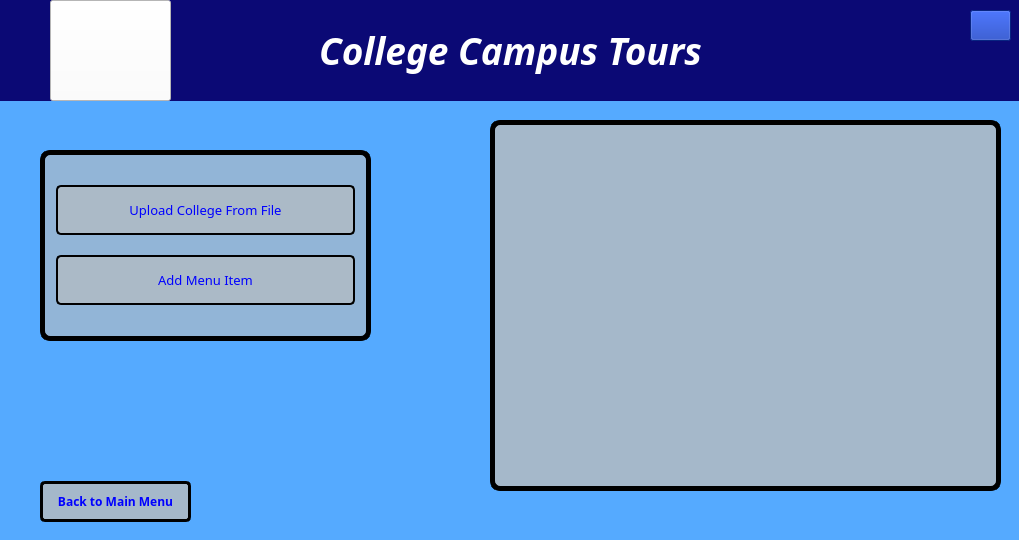
<?xml version="1.0" encoding="UTF-8"?>
<ui version="4.0">
 <class>MainWindow</class>
 <widget class="QMainWindow" name="MainWindow">
  <property name="enabled">
   <bool>true</bool>
  </property>
  <property name="geometry">
   <rect>
    <x>0</x>
    <y>0</y>
    <width>1019</width>
    <height>540</height>
   </rect>
  </property>
  <property name="windowTitle">
   <string>Saddleback College Tour</string>
  </property>
  <property name="windowOpacity">
   <double>1.000000000000000</double>
  </property>
  <property name="styleSheet">
   <string notr="true"/>
  </property>
  <widget class="QWidget" name="centralWidget">
   <property name="styleSheet">
    <string notr="true">background-color: rgb(255, 255, 255);</string>
   </property>
   <widget class="QStackedWidget" name="stackedWidget">
    <property name="geometry">
     <rect>
      <x>0</x>
      <y>0</y>
      <width>1201</width>
      <height>541</height>
     </rect>
    </property>
    <property name="palette">
     <palette>
      <active>
       <colorrole role="Button">
        <brush brushstyle="SolidPattern">
         <color alpha="255">
          <red>85</red>
          <green>170</green>
          <blue>255</blue>
         </color>
        </brush>
       </colorrole>
       <colorrole role="Base">
        <brush brushstyle="SolidPattern">
         <color alpha="255">
          <red>85</red>
          <green>170</green>
          <blue>255</blue>
         </color>
        </brush>
       </colorrole>
       <colorrole role="Window">
        <brush brushstyle="SolidPattern">
         <color alpha="255">
          <red>85</red>
          <green>170</green>
          <blue>255</blue>
         </color>
        </brush>
       </colorrole>
      </active>
      <inactive>
       <colorrole role="Button">
        <brush brushstyle="SolidPattern">
         <color alpha="255">
          <red>85</red>
          <green>170</green>
          <blue>255</blue>
         </color>
        </brush>
       </colorrole>
       <colorrole role="Base">
        <brush brushstyle="SolidPattern">
         <color alpha="255">
          <red>85</red>
          <green>170</green>
          <blue>255</blue>
         </color>
        </brush>
       </colorrole>
       <colorrole role="Window">
        <brush brushstyle="SolidPattern">
         <color alpha="255">
          <red>85</red>
          <green>170</green>
          <blue>255</blue>
         </color>
        </brush>
       </colorrole>
      </inactive>
      <disabled>
       <colorrole role="Button">
        <brush brushstyle="SolidPattern">
         <color alpha="255">
          <red>85</red>
          <green>170</green>
          <blue>255</blue>
         </color>
        </brush>
       </colorrole>
       <colorrole role="Base">
        <brush brushstyle="SolidPattern">
         <color alpha="255">
          <red>85</red>
          <green>170</green>
          <blue>255</blue>
         </color>
        </brush>
       </colorrole>
       <colorrole role="Window">
        <brush brushstyle="SolidPattern">
         <color alpha="255">
          <red>85</red>
          <green>170</green>
          <blue>255</blue>
         </color>
        </brush>
       </colorrole>
      </disabled>
     </palette>
    </property>
    <property name="styleSheet">
     <string notr="true">background: rgb(85, 170, 255)</string>
    </property>
    <property name="currentIndex">
     <number>3</number>
    </property>
    <widget class="QWidget" name="splashPage">
     <property name="minimumSize">
      <size>
       <width>0</width>
       <height>1</height>
      </size>
     </property>
     <widget class="QLabel" name="label_mainImage">
      <property name="geometry">
       <rect>
        <x>0</x>
        <y>100</y>
        <width>1021</width>
        <height>441</height>
       </rect>
      </property>
      <property name="cursor">
       <cursorShape>ArrowCursor</cursorShape>
      </property>
      <property name="frameShape">
       <enum>QFrame::StyledPanel</enum>
      </property>
      <property name="frameShadow">
       <enum>QFrame::Sunken</enum>
      </property>
      <property name="text">
       <string/>
      </property>
      <property name="pixmap">
       <pixmap resource="style.qrc">:/qss_icons/rc/Images/uclatest2.jpg</pixmap>
      </property>
     </widget>
     <widget class="QPushButton" name="adminLoginButton_2">
      <property name="enabled">
       <bool>true</bool>
      </property>
      <property name="geometry">
       <rect>
        <x>310</x>
        <y>310</y>
        <width>201</width>
        <height>51</height>
       </rect>
      </property>
      <property name="minimumSize">
       <size>
        <width>131</width>
        <height>32</height>
       </size>
      </property>
      <property name="palette">
       <palette>
        <active>
         <colorrole role="WindowText">
          <brush brushstyle="SolidPattern">
           <color alpha="255">
            <red>255</red>
            <green>255</green>
            <blue>255</blue>
           </color>
          </brush>
         </colorrole>
         <colorrole role="Button">
          <brush brushstyle="SolidPattern">
           <color alpha="255">
            <red>122</red>
            <green>122</green>
            <blue>122</blue>
           </color>
          </brush>
         </colorrole>
         <colorrole role="Text">
          <brush brushstyle="SolidPattern">
           <color alpha="255">
            <red>255</red>
            <green>255</green>
            <blue>255</blue>
           </color>
          </brush>
         </colorrole>
         <colorrole role="ButtonText">
          <brush brushstyle="SolidPattern">
           <color alpha="255">
            <red>255</red>
            <green>255</green>
            <blue>255</blue>
           </color>
          </brush>
         </colorrole>
         <colorrole role="Base">
          <brush brushstyle="SolidPattern">
           <color alpha="255">
            <red>122</red>
            <green>122</green>
            <blue>122</blue>
           </color>
          </brush>
         </colorrole>
         <colorrole role="Window">
          <brush brushstyle="SolidPattern">
           <color alpha="255">
            <red>122</red>
            <green>122</green>
            <blue>122</blue>
           </color>
          </brush>
         </colorrole>
        </active>
        <inactive>
         <colorrole role="WindowText">
          <brush brushstyle="SolidPattern">
           <color alpha="255">
            <red>255</red>
            <green>255</green>
            <blue>255</blue>
           </color>
          </brush>
         </colorrole>
         <colorrole role="Button">
          <brush brushstyle="SolidPattern">
           <color alpha="255">
            <red>122</red>
            <green>122</green>
            <blue>122</blue>
           </color>
          </brush>
         </colorrole>
         <colorrole role="Text">
          <brush brushstyle="SolidPattern">
           <color alpha="255">
            <red>255</red>
            <green>255</green>
            <blue>255</blue>
           </color>
          </brush>
         </colorrole>
         <colorrole role="ButtonText">
          <brush brushstyle="SolidPattern">
           <color alpha="255">
            <red>255</red>
            <green>255</green>
            <blue>255</blue>
           </color>
          </brush>
         </colorrole>
         <colorrole role="Base">
          <brush brushstyle="SolidPattern">
           <color alpha="255">
            <red>122</red>
            <green>122</green>
            <blue>122</blue>
           </color>
          </brush>
         </colorrole>
         <colorrole role="Window">
          <brush brushstyle="SolidPattern">
           <color alpha="255">
            <red>122</red>
            <green>122</green>
            <blue>122</blue>
           </color>
          </brush>
         </colorrole>
        </inactive>
        <disabled>
         <colorrole role="WindowText">
          <brush brushstyle="SolidPattern">
           <color alpha="255">
            <red>255</red>
            <green>255</green>
            <blue>255</blue>
           </color>
          </brush>
         </colorrole>
         <colorrole role="Button">
          <brush brushstyle="SolidPattern">
           <color alpha="255">
            <red>122</red>
            <green>122</green>
            <blue>122</blue>
           </color>
          </brush>
         </colorrole>
         <colorrole role="Text">
          <brush brushstyle="SolidPattern">
           <color alpha="255">
            <red>255</red>
            <green>255</green>
            <blue>255</blue>
           </color>
          </brush>
         </colorrole>
         <colorrole role="ButtonText">
          <brush brushstyle="SolidPattern">
           <color alpha="255">
            <red>255</red>
            <green>255</green>
            <blue>255</blue>
           </color>
          </brush>
         </colorrole>
         <colorrole role="Base">
          <brush brushstyle="SolidPattern">
           <color alpha="255">
            <red>122</red>
            <green>122</green>
            <blue>122</blue>
           </color>
          </brush>
         </colorrole>
         <colorrole role="Window">
          <brush brushstyle="SolidPattern">
           <color alpha="255">
            <red>122</red>
            <green>122</green>
            <blue>122</blue>
           </color>
          </brush>
         </colorrole>
        </disabled>
       </palette>
      </property>
      <property name="font">
       <font>
        <family>Harmonia Sans Pro, Lucia Bright,sans-serif</family>
        <pointsize>-1</pointsize>
       </font>
      </property>
      <property name="styleSheet">
       <string notr="true">font-family:'Harmonia Sans Pro, Lucia Bright,sans-serif';
font-size: 20px;
background-color:rgba(122,122,122,255);
color:white;
border-radius:10px;</string>
      </property>
      <property name="text">
       <string>Administrator Login</string>
      </property>
     </widget>
     <widget class="QPushButton" name="beginTripButton">
      <property name="geometry">
       <rect>
        <x>540</x>
        <y>310</y>
        <width>191</width>
        <height>51</height>
       </rect>
      </property>
      <property name="minimumSize">
       <size>
        <width>113</width>
        <height>32</height>
       </size>
      </property>
      <property name="font">
       <font>
        <family>Harmonia Sans Pro, Lucia Bright,sans-serif</family>
        <pointsize>-1</pointsize>
       </font>
      </property>
      <property name="styleSheet">
       <string notr="true">font-family:'Harmonia Sans Pro, Lucia Bright,sans-serif';
font-size: 20px;
background-color:rgba(122,122,122,255);
color:white;
border-radius:10px;</string>
      </property>
      <property name="text">
       <string>Begin Trip</string>
      </property>
     </widget>
     <widget class="QLabel" name="label_transparentBox">
      <property name="geometry">
       <rect>
        <x>290</x>
        <y>270</y>
        <width>451</width>
        <height>131</height>
       </rect>
      </property>
      <property name="styleSheet">
       <string notr="true">	background-color: rgba(31, 34, 31, .70);
	border-radius: 10px;</string>
      </property>
      <property name="text">
       <string/>
      </property>
     </widget>
     <zorder>label_mainImage</zorder>
     <zorder>label_transparentBox</zorder>
     <zorder>beginTripButton</zorder>
     <zorder>adminLoginButton_2</zorder>
    </widget>
    <widget class="QWidget" name="mainMenuPage">
     <property name="palette">
      <palette>
       <active>
        <colorrole role="Button">
         <brush brushstyle="SolidPattern">
          <color alpha="50">
           <red>130</red>
           <green>200</green>
           <blue>218</blue>
          </color>
         </brush>
        </colorrole>
        <colorrole role="Base">
         <brush brushstyle="SolidPattern">
          <color alpha="50">
           <red>130</red>
           <green>200</green>
           <blue>218</blue>
          </color>
         </brush>
        </colorrole>
        <colorrole role="Window">
         <brush brushstyle="SolidPattern">
          <color alpha="50">
           <red>130</red>
           <green>200</green>
           <blue>218</blue>
          </color>
         </brush>
        </colorrole>
       </active>
       <inactive>
        <colorrole role="Button">
         <brush brushstyle="SolidPattern">
          <color alpha="50">
           <red>130</red>
           <green>200</green>
           <blue>218</blue>
          </color>
         </brush>
        </colorrole>
        <colorrole role="Base">
         <brush brushstyle="SolidPattern">
          <color alpha="50">
           <red>130</red>
           <green>200</green>
           <blue>218</blue>
          </color>
         </brush>
        </colorrole>
        <colorrole role="Window">
         <brush brushstyle="SolidPattern">
          <color alpha="50">
           <red>130</red>
           <green>200</green>
           <blue>218</blue>
          </color>
         </brush>
        </colorrole>
       </inactive>
       <disabled>
        <colorrole role="Button">
         <brush brushstyle="SolidPattern">
          <color alpha="50">
           <red>130</red>
           <green>200</green>
           <blue>218</blue>
          </color>
         </brush>
        </colorrole>
        <colorrole role="Base">
         <brush brushstyle="SolidPattern">
          <color alpha="50">
           <red>130</red>
           <green>200</green>
           <blue>218</blue>
          </color>
         </brush>
        </colorrole>
        <colorrole role="Window">
         <brush brushstyle="SolidPattern">
          <color alpha="50">
           <red>130</red>
           <green>200</green>
           <blue>218</blue>
          </color>
         </brush>
        </colorrole>
       </disabled>
      </palette>
     </property>
     <property name="styleSheet">
      <string notr="true">background-color: rgba(130, 200, 218, 50);</string>
     </property>
     <widget class="QWidget" name="gridLayoutWidget">
      <property name="geometry">
       <rect>
        <x>10</x>
        <y>170</y>
        <width>991</width>
        <height>281</height>
       </rect>
      </property>
      <layout class="QGridLayout" name="gridLayout"/>
     </widget>
     <widget class="QLabel" name="label">
      <property name="geometry">
       <rect>
        <x>210</x>
        <y>110</y>
        <width>621</width>
        <height>41</height>
       </rect>
      </property>
      <property name="font">
       <font>
        <family>Harmonia Sans Pro, Lucia Bright,sans-serif</family>
       </font>
      </property>
      <property name="styleSheet">
       <string notr="true">font-family:'Harmonia Sans Pro, Lucia Bright,sans-serif';
font-size: 12;
background-color: rgba(11, 9,117,1);
color: white;
</string>
      </property>
      <property name="text">
       <string>Select an initial college to begin planning your trip from Saddleback:</string>
      </property>
      <property name="alignment">
       <set>Qt::AlignCenter</set>
      </property>
     </widget>
     <widget class="QPushButton" name="mostEffecientTripFromUCIButton">
      <property name="geometry">
       <rect>
        <x>520</x>
        <y>470</y>
        <width>471</width>
        <height>51</height>
       </rect>
      </property>
      <property name="font">
       <font>
        <family>Lucida Bright</family>
        <pointsize>12</pointsize>
       </font>
      </property>
      <property name="styleSheet">
       <string notr="true">background-color: rgba(31, 34, 31, .70);
border-style: solid;
border-color: black;
border-width: 5px;
border-radius: 10px;
color: white;
</string>
      </property>
      <property name="text">
       <string>Shortest Trip from UCI</string>
      </property>
     </widget>
     <widget class="QPushButton" name="planTripFromSaddlebackButton">
      <property name="geometry">
       <rect>
        <x>30</x>
        <y>470</y>
        <width>411</width>
        <height>51</height>
       </rect>
      </property>
      <property name="font">
       <font>
        <family>Lucida Bright</family>
        <pointsize>12</pointsize>
       </font>
      </property>
      <property name="styleSheet">
       <string notr="true">background-color: rgba(31, 34, 31, .70);
border-style: solid;
border-color: black;
border-width: 5px;
border-radius: 10px;
color: white;</string>
      </property>
      <property name="text">
       <string>Shortest Trip from Saddleback</string>
      </property>
     </widget>
    </widget>
    <widget class="QWidget" name="adminLoginPage">
     <widget class="QWidget" name="layoutWidget">
      <property name="geometry">
       <rect>
        <x>350</x>
        <y>200</y>
        <width>331</width>
        <height>191</height>
       </rect>
      </property>
      <layout class="QVBoxLayout" name="adminLoginLayout">
       <property name="spacing">
        <number>1</number>
       </property>
       <item>
        <widget class="QLabel" name="loginTitleLabel">
         <property name="maximumSize">
          <size>
           <width>1000</width>
           <height>1000</height>
          </size>
         </property>
         <property name="font">
          <font>
           <family>Lucida Bright</family>
           <pointsize>9</pointsize>
           <weight>50</weight>
           <italic>false</italic>
           <bold>false</bold>
           <underline>false</underline>
          </font>
         </property>
         <property name="styleSheet">
          <string notr="true">QLabel {
background-color: rgba(188, 188, 187,150);
border-style: solid;
border-color: black;
border-width: 2px;
border-radius: 5px;
color: white;
}</string>
         </property>
         <property name="text">
          <string>Please Login:</string>
         </property>
         <property name="alignment">
          <set>Qt::AlignCenter</set>
         </property>
        </widget>
       </item>
       <item>
        <widget class="QLabel" name="loginErrorLabel">
         <property name="minimumSize">
          <size>
           <width>0</width>
           <height>0</height>
          </size>
         </property>
         <property name="maximumSize">
          <size>
           <width>500</width>
           <height>500</height>
          </size>
         </property>
         <property name="styleSheet">
          <string notr="true">QLabel {
background-color: rgba(0, 0,0,0.0);
color: red;
}</string>
         </property>
         <property name="text">
          <string/>
         </property>
         <property name="alignment">
          <set>Qt::AlignCenter</set>
         </property>
        </widget>
       </item>
       <item>
        <widget class="QLineEdit" name="usernameInput">
         <property name="minimumSize">
          <size>
           <width>100</width>
           <height>25</height>
          </size>
         </property>
         <property name="styleSheet">
          <string notr="true">border-style: solid;
border-color: blue;
border-width: 1px;
border-radius: 3px;
</string>
         </property>
         <property name="alignment">
          <set>Qt::AlignCenter</set>
         </property>
         <property name="placeholderText">
          <string>Username</string>
         </property>
        </widget>
       </item>
       <item>
        <widget class="QLineEdit" name="passwordInput">
         <property name="styleSheet">
          <string notr="true">border-style: solid;
border-color: blue;
border-width: 1px;
border-radius: 3px;</string>
         </property>
         <property name="echoMode">
          <enum>QLineEdit::Password</enum>
         </property>
         <property name="alignment">
          <set>Qt::AlignCenter</set>
         </property>
         <property name="placeholderText">
          <string>Password</string>
         </property>
        </widget>
       </item>
       <item>
        <widget class="QPushButton" name="adminLoginButton">
         <property name="font">
          <font>
           <family>Rockwell</family>
          </font>
         </property>
         <property name="styleSheet">
          <string notr="true"/>
         </property>
         <property name="text">
          <string>Login</string>
         </property>
        </widget>
       </item>
       <item>
        <widget class="QPushButton" name="loginPageBackButton">
         <property name="font">
          <font>
           <family>Rockwell</family>
           <weight>50</weight>
           <bold>false</bold>
          </font>
         </property>
         <property name="styleSheet">
          <string notr="true"/>
         </property>
         <property name="text">
          <string>Back</string>
         </property>
        </widget>
       </item>
      </layout>
     </widget>
     <widget class="QLabel" name="label_adminBox">
      <property name="geometry">
       <rect>
        <x>350</x>
        <y>200</y>
        <width>331</width>
        <height>191</height>
       </rect>
      </property>
      <property name="styleSheet">
       <string notr="true">background-color: rgba(31, 34, 31, .70);
border-radius: 10px;</string>
      </property>
      <property name="text">
       <string/>
      </property>
     </widget>
     <zorder>label_adminBox</zorder>
     <zorder>layoutWidget</zorder>
    </widget>
    <widget class="QWidget" name="adminPanelPage">
     <widget class="QFrame" name="CollegeOperationsFrame">
      <property name="geometry">
       <rect>
        <x>40</x>
        <y>150</y>
        <width>331</width>
        <height>191</height>
       </rect>
      </property>
      <property name="styleSheet">
       <string notr="true">background-color: rgba(188, 188, 187,150);
border-style: solid;
border-color: black;
border-width: 5px;
border-radius: 10px;
color: blue;</string>
      </property>
      <property name="frameShape">
       <enum>QFrame::StyledPanel</enum>
      </property>
      <property name="frameShadow">
       <enum>QFrame::Raised</enum>
      </property>
      <layout class="QVBoxLayout" name="verticalLayout_2">
       <item>
        <layout class="QVBoxLayout" name="collegeOperationsLayout">
         <property name="spacing">
          <number>20</number>
         </property>
         <item>
          <widget class="QPushButton" name="newCollegeButton">
           <property name="minimumSize">
            <size>
             <width>100</width>
             <height>50</height>
            </size>
           </property>
           <property name="font">
            <font>
             <family>Lucida Bright</family>
             <pointsize>10</pointsize>
             <weight>50</weight>
             <bold>false</bold>
            </font>
           </property>
           <property name="styleSheet">
            <string notr="true">border-width: 2px;
border-radius: 5px;</string>
           </property>
           <property name="text">
            <string>Upload College From File</string>
           </property>
          </widget>
         </item>
         <item>
          <widget class="QPushButton" name="addNewMenuItemButton">
           <property name="minimumSize">
            <size>
             <width>100</width>
             <height>50</height>
            </size>
           </property>
           <property name="font">
            <font>
             <family>Lucida Bright</family>
             <pointsize>10</pointsize>
             <weight>50</weight>
             <bold>false</bold>
            </font>
           </property>
           <property name="styleSheet">
            <string notr="true">border-width: 2px;
border-radius: 5px;</string>
           </property>
           <property name="text">
            <string>Add Menu Item</string>
           </property>
          </widget>
         </item>
        </layout>
       </item>
      </layout>
     </widget>
     <widget class="QLabel" name="menuItemsLabel">
      <property name="geometry">
       <rect>
        <x>350</x>
        <y>0</y>
        <width>81</width>
        <height>20</height>
       </rect>
      </property>
      <property name="styleSheet">
       <string notr="true">QLabel {
color: yellow;
}</string>
      </property>
      <property name="text">
       <string>Menu Items</string>
      </property>
      <property name="alignment">
       <set>Qt::AlignCenter</set>
      </property>
     </widget>
     <widget class="QListWidget" name="menuItemsListWidget">
      <property name="geometry">
       <rect>
        <x>490</x>
        <y>120</y>
        <width>511</width>
        <height>371</height>
       </rect>
      </property>
      <property name="font">
       <font>
        <family>Lucida Bright</family>
        <pointsize>12</pointsize>
       </font>
      </property>
      <property name="styleSheet">
       <string notr="true">background-color: rgba(188, 188, 187,200);
border-style: solid;
border-color: black;
border-width: 5px;
border-radius: 10px;
color: white;</string>
      </property>
      <property name="lineWidth">
       <number>5</number>
      </property>
      <property name="midLineWidth">
       <number>2</number>
      </property>
     </widget>
     <widget class="QLabel" name="label_2">
      <property name="geometry">
       <rect>
        <x>4</x>
        <y>35</y>
        <width>251</width>
        <height>16</height>
       </rect>
      </property>
      <property name="styleSheet">
       <string notr="true">QLabel {
background: rgba(0,0,0,0);
color:yellow;
}</string>
      </property>
      <property name="text">
       <string>Double click a menu item to modify it</string>
      </property>
     </widget>
     <widget class="QPushButton" name="adminPageBackButton">
      <property name="geometry">
       <rect>
        <x>40</x>
        <y>481</y>
        <width>151</width>
        <height>41</height>
       </rect>
      </property>
      <property name="font">
       <font>
        <family>Lucida Bright</family>
        <weight>75</weight>
        <bold>true</bold>
       </font>
      </property>
      <property name="styleSheet">
       <string notr="true">background-color: rgba(188, 188, 187,200);
border-style: solid;
border-color: black;
border-width: 2.5px;
border-radius: 5px;
color: blue;</string>
      </property>
      <property name="text">
       <string>Back to Main Menu</string>
      </property>
     </widget>
    </widget>
   </widget>
   <widget class="QPushButton" name="pushButton_admin">
    <property name="geometry">
     <rect>
      <x>970</x>
      <y>10</y>
      <width>41</width>
      <height>31</height>
     </rect>
    </property>
    <property name="styleSheet">
     <string notr="true">background-color: rgba(11,50, 180,1);</string>
    </property>
    <property name="text">
     <string/>
    </property>
    <property name="icon">
     <iconset resource="style.qrc">
      <normaloff>:/qss_icons/rc/Images/adminIcon.png</normaloff>:/qss_icons/rc/Images/adminIcon.png</iconset>
    </property>
    <property name="iconSize">
     <size>
      <width>20</width>
      <height>20</height>
     </size>
    </property>
   </widget>
   <widget class="QLabel" name="headerLabel">
    <property name="geometry">
     <rect>
      <x>0</x>
      <y>0</y>
      <width>1021</width>
      <height>101</height>
     </rect>
    </property>
    <property name="font">
     <font>
      <family>Lucida Bright</family>
      <pointsize>28</pointsize>
      <weight>75</weight>
      <italic>true</italic>
      <bold>true</bold>
     </font>
    </property>
    <property name="styleSheet">
     <string notr="true">QLabel {
background-color: rgba(11, 9,117,1);
color: white;
}</string>
    </property>
    <property name="text">
     <string>College Campus Tours</string>
    </property>
    <property name="alignment">
     <set>Qt::AlignCenter</set>
    </property>
   </widget>
   <widget class="QPushButton" name="pushButton_mainPage">
    <property name="geometry">
     <rect>
      <x>50</x>
      <y>0</y>
      <width>121</width>
      <height>101</height>
     </rect>
    </property>
    <property name="text">
     <string/>
    </property>
    <property name="icon">
     <iconset resource="style.qrc">
      <normaloff>:/qss_icons/rc/Images/customcollegevisits.jpg</normaloff>:/qss_icons/rc/Images/customcollegevisits.jpg</iconset>
    </property>
    <property name="iconSize">
     <size>
      <width>180</width>
      <height>105</height>
     </size>
    </property>
   </widget>
   <zorder>stackedWidget</zorder>
   <zorder>headerLabel</zorder>
   <zorder>pushButton_admin</zorder>
   <zorder>pushButton_mainPage</zorder>
  </widget>
  <action name="actionNew_Trip">
   <property name="text">
    <string>New Trip</string>
   </property>
  </action>
  <action name="adminLoginAction">
   <property name="text">
    <string>Home</string>
   </property>
  </action>
  <action name="actionNew">
   <property name="text">
    <string>New</string>
   </property>
  </action>
 </widget>
 <layoutdefault spacing="6" margin="11"/>
 <resources>
  <include location="style.qrc"/>
 </resources>
 <connections/>
</ui>
